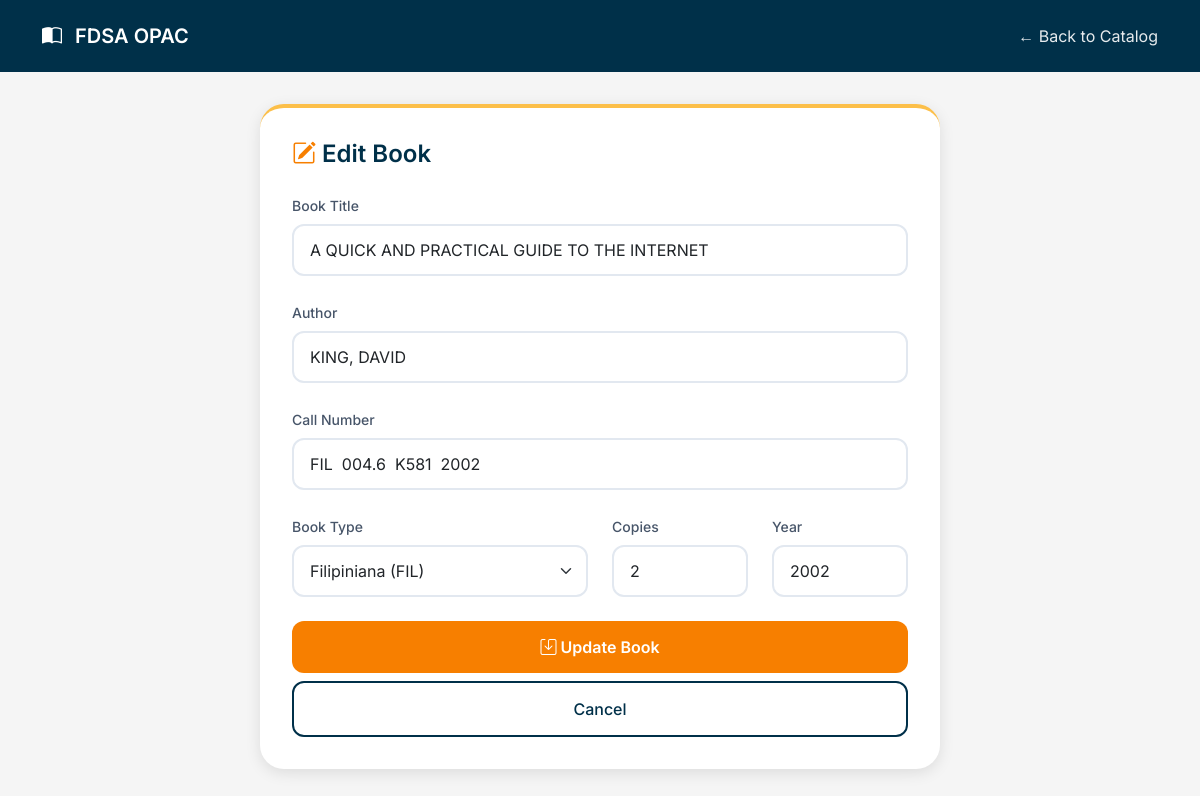
Page /edit_book.php?id=16 on the committed database.
### tables this page shows
CREATE TABLE `books` (
  `id` int(11) NOT NULL,
  `title` varchar(500) NOT NULL,
  `author` varchar(300) NOT NULL,
  `call_number` varchar(200) NOT NULL,
  `copies` int(11) DEFAULT 1,
  `book_type` varchar(20) DEFAULT 'FIL',
  `year_published` varchar(20) DEFAULT NULL,
  `created_at` timestamp NOT NULL DEFAULT current_timestamp()
);

### edit_book.php (the view, shortened to what this page needs)
<?php
require_once 'config/database.php';
$id = isset($_GET['id']) ? (int)$_GET['id'] : 0;
$sql = "SELECT * FROM books WHERE id = ?";
$stmt = $conn->prepare($sql);
$stmt->bind_param("i", $id);
$stmt->execute();
$result = $stmt->get_result();
$book = $result->fetch_assoc();
?>
<!DOCTYPE html>
<html lang="en">
<head>
    <link href="https://cdn.jsdelivr.net/npm/bootstrap@5.1.3/dist/css/bootstrap.min.css" rel="stylesheet">
    <link rel="stylesheet" href="https://cdn.jsdelivr.net/npm/bootstrap-icons@1.8.1/font/bootstrap-icons.css">
</head>
<body>
<nav class="navbar">
    <div class="container">
        <a class="navbar-brand" href="index.php">
            <i class="bi bi-book-half"></i> FDSA OPAC
        </a>
        <a href="index.php" class="back-link">← Back to Catalog</a>
    </div>
</nav>
<div class="form-container">
    <div class="form-card">
        <h2><i class="bi bi-pencil-square" style="color: var(--vivid-tangerine);"></i> Edit Book</h2>
        <form method="POST">
            <div class="mb-4">
                <label class="form-label">Book Title</label>
                <input type="text" name="title" class="form-control" value="<?php echo htmlspecialchars($book['title']); ?>" required>
            </div>
            <div class="mb-4">
                <label class="form-label">Author</label>
                <input type="text" name="author" class="form-control" value="<?php echo htmlspecialchars($book['author']); ?>" required>
            </div>
            <div class="mb-4">
                <label class="form-label">Call Number</label>
                <input type="text" name="call_number" class="form-control" value="<?php echo htmlspecialchars($book['call_number']); ?>" required>
            </div>
            <div class="row">
                <div class="col-md-6 mb-4">
                    <label class="form-label">Book Type</label>
                    <select name="book_type" class="form-select">
                        <option value="FIL" <?php echo $book['book_type'] == 'FIL' ? 'selected' : ''; ?>>Filipiniana (FIL)</option>
                    </select>
                </div>
                <div class="col-md-3 mb-4">
                    <label class="form-label">Copies</label>
                    <input type="number" name="copies" class="form-control" value="<?php echo $book['copies']; ?>" min="1">
                </div>
                <div class="col-md-3 mb-4">
                    <label class="form-label">Year</label>
                    <input type="text" name="year_published" class="form-control" value="<?php echo htmlspecialchars($book['year_published']); ?>">
                </div>
            </div>
            <button type="submit" class="btn btn-update w-100 mb-2">
                <i class="bi bi-save"></i> Update Book
            </button>
            <a href="index.php" class="btn btn-cancel w-100 text-center">Cancel</a>
        </form>
    </div>
</div>
</body>
</html>

### edit_book.php (style rules this page uses)
:root { --deep-space-blue: #003049ff; --flag-red: #d62828ff; --vivid-tangerine: #f77f00ff; --sunflower-gold: #fcbf49ff; }
* { margin: 0; padding: 0; box-sizing: border-box; }
body { font-family: 'Inter', sans-serif; background: #f5f5f5; }
.navbar { background: var(--deep-space-blue) !important; padding: 1rem 0; }
.navbar-brand { font-weight: 600; font-size: 1.25rem; color: white !important; text-decoration: none; }
.navbar-brand i { color: white; margin-right: 8px; }
.back-link { color: rgba(255,255,255,0.9); text-decoration: none; transition: color 0.2s; }
.form-container { max-width: 680px; margin: 2rem auto; }
.form-card { background: white; border-radius: 24px; padding: 2rem; box-shadow: 0 4px 15px rgba(0,0,0,0.1); border-top: 4px solid var(--sunflower-gold); }
.form-card h2 { font-size: 1.5rem; font-weight: 600; margin-bottom: 1.5rem; color: var(--deep-space-blue); }
.form-label { font-weight: 500; font-size: 0.875rem; margin-bottom: 0.5rem; color: #475569; }
.form-control, .form-select { border: 2px solid #e2e8f0; border-radius: 12px; padding: 0.75rem 1rem; font-family: 'Inter', sans-serif; }
.btn-update { background: var(--vivid-tangerine); border: none; border-radius: 12px; padding: 0.875rem; font-weight: 600; color: white; transition: all 0.2s ease; }
.btn-cancel { background: transparent; border: 2px solid var(--deep-space-blue); border-radius: 12px; padding: 0.875rem; font-weight: 500; color: var(--deep-space-blue); transition: all 0.2s ease; }

### rows in the picture
books: title "A QUICK AND PRACTICAL GUIDE TO THE INTERNET", author "KING, DAVID", call_number "FIL 004.6 K581 2002", book_type "Filipiniana (FIL)", copies "2", year_published "2002"
